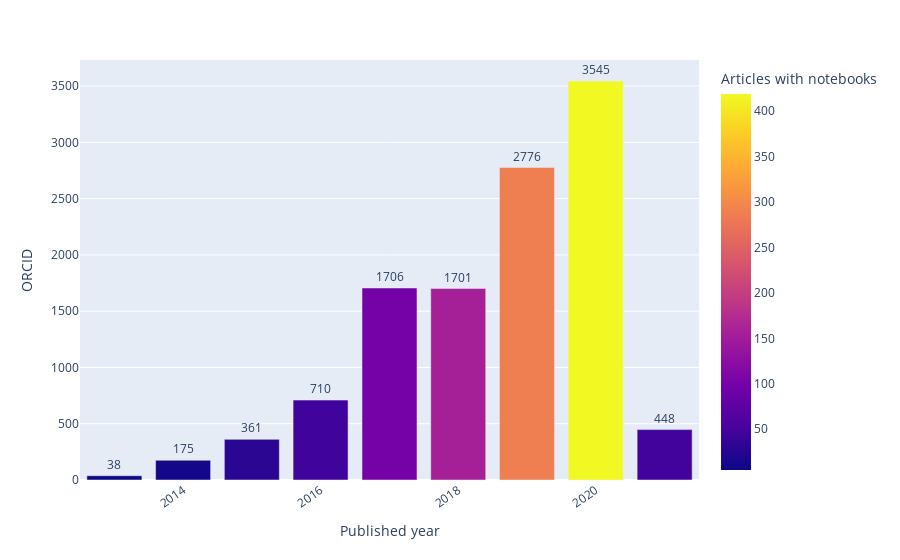

The cell this chart's notebook holds for it:
### Code cell
fig = px.bar(notebook_trend_df, x='published_year', y='orcid', color='articles_with_notebooks_count',
            labels=dict(published_year="Published year", orcid="ORCID", articles_with_notebooks_count="Articles with notebooks")
            )
fig.update_traces(texttemplate='%{y:.s}', textposition='outside')
fig.update_layout(uniformtext_minsize=8, uniformtext_mode='hide', xaxis_type = 'date', xaxis_tickangle=-35)
fig.show()
fig.write_image("Trends/timeline_articles_authors_with_orcid.pdf")

### Figure 1 — Plotly figure (JSON) as saved in the notebook; plotly's stock layout.template omitted (floating-point values rounded to 4 significant figures)
{"data": [{"alignmentgroup": "True", "hovertemplate": "Published year=%{x}<br>ORCID=%{y}<br>Articles with notebooks=%{marker.color}<extra></extra>", "legendgroup": "", "marker": {"color": [419, 287, 156, 100, 48, 46, 28, 10, 5], "coloraxis": "coloraxis", "pattern": {"shape": ""}}, "name": "", "offsetgroup": "", "orientation": "v", "showlegend": false, "textposition": "outside", "texttemplate": "%{y:.s}", "type": "bar", "x": ["2020", "2019", "2018", "2017", "2021", "2016", "2015", "2014", "2013"], "xaxis": "x", "y": [3545, 2776, 1701, 1706, 448, 710, 361, 175, 38], "yaxis": "y"}], "layout": {"autosize": true, "barmode": "relative", "coloraxis": {"colorbar": {"title": {"text": "Articles with notebooks"}}, "colorscale": [[0, "#0d0887"], [0.1111, "#46039f"], [0.2222, "#7201a8"], [0.3333, "#9c179e"], [0.4444, "#bd3786"], [0.5556, "#d8576b"], [0.6667, "#ed7953"], [0.7778, "#fb9f3a"], [0.8889, "#fdca26"], [1, "#f0f921"]]}, "legend": {"tracegroupgap": 0}, "margin": {"t": 60}, "uniformtext": {"minsize": 8, "mode": "hide"}, "xaxis": {"anchor": "y", "autorange": true, "domain": [0, 1], "range": ["2012-07-02 12:00", "2021-07-02 12:00"], "tickangle": -35, "title": {"text": "Published year"}, "type": "date"}, "yaxis": {"anchor": "x", "autorange": true, "domain": [0, 1], "range": [0, 3732.0], "title": {"text": "ORCID"}, "type": "linear"}}}
